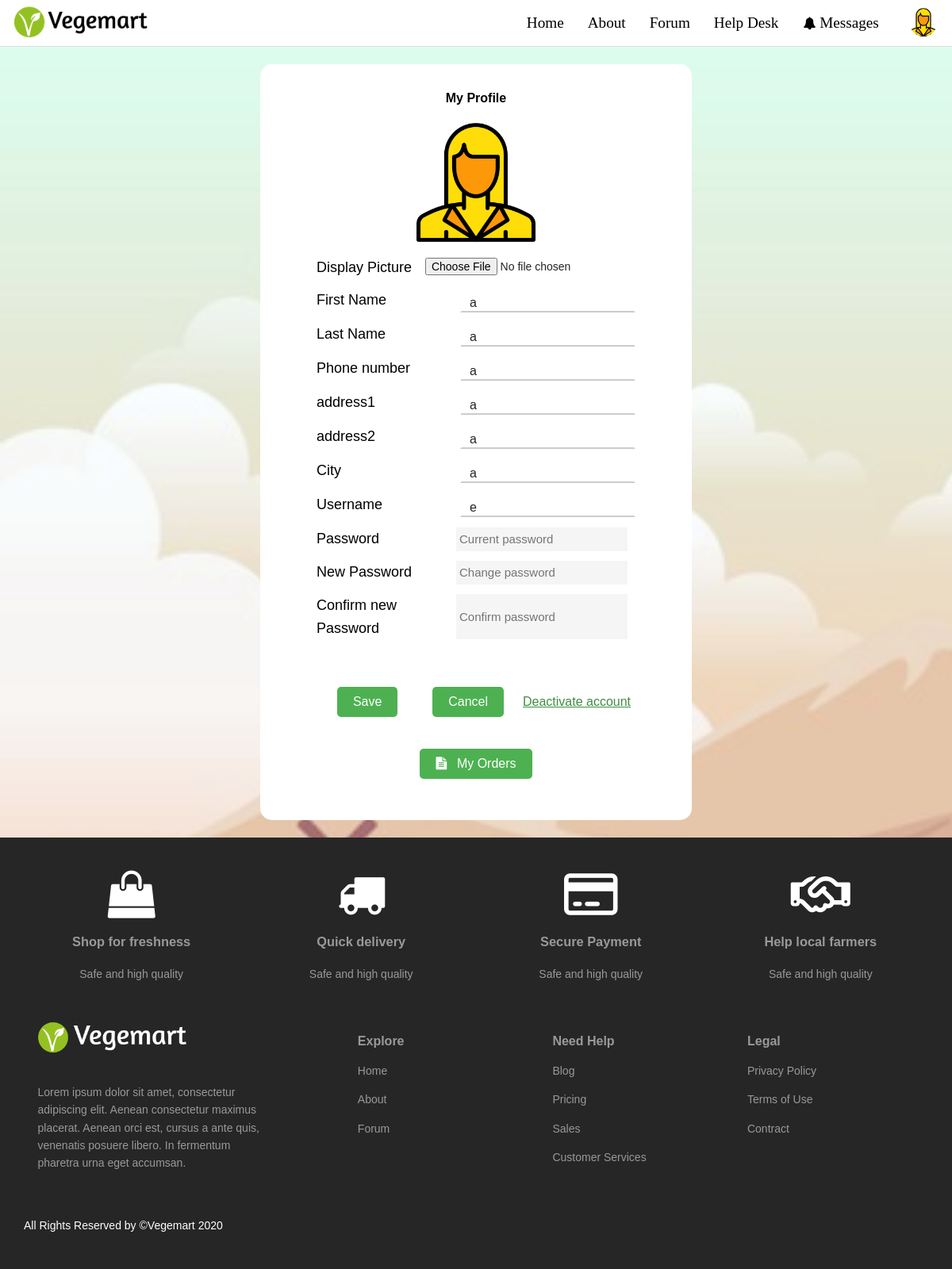
/public/buyer_profile_edit.php (signed in), run on the app's committed database.
### tables this page shows
CREATE TABLE `client` (
  `id` int(10) NOT NULL,
  `fName` varchar(50) NOT NULL,
  `lName` varchar(50) NOT NULL,
  `phoneNum` varchar(10) NOT NULL,
  `address1` varchar(20) NOT NULL,
  `address2` varchar(50) NOT NULL,
  `city` text NOT NULL,
  `profilePic` text NOT NULL,
  `username` varchar(50) NOT NULL
);

### public/buyer_profile_details.php (the view, shortened to what this page needs)
<html lang="en">
<head>
</head>
<body>
    <div class="row">
        <div class="columns group">
            <div class="column is-6 pl-1 pr-1">
                <div class="row">
                    <div class="updateForm">
                        <h2>My Profile</h2>
                        <form id="UpdateProduct" action="buyer_profile_edit_submit.php" method="post" enctype="multipart/form-data">
                        <div class="columns group">
                            <div class="column is-10">
                                <div class="image-row">
                                    <img class="user-img" src= "./images/users/<?php echo $row['profilePic']?>">
                                </div>
                                <div class="input-row">
                                    <label>Display Picture</label>
                                    <input class="image-input" type="file" id="profilePic" name="profilePic"/>
                                </div>
                                <div class="input-row">
                                    <label>First Name</label>
                                    <input class="input-box" type="text" name="editFName" placeholder="Edit first name" value="<?php echo $row['fName']?>" required>
                                </div>
                                <div class="input-row">
                                    <label>Last Name</label>
                                    <input class="input-box" type="text" name="editLName" placeholder="Edit last name" value="<?php echo $row['lName']?>" required>
                                </div>
                                <div class="input-row">
                                    <label>Phone number</label>
                                    <input class="input-box" type="text" name="editPhoneNum" placeholder="Edit contact number" value="<?php echo $row['phoneNum']?>" required>
                                </div>
                                <div class="input-row">
                                    <label>address1</label>
                                    <input class="input-box" type="text" name="editAddress1" placeholder="Address line 1" value="<?php echo $row['address1']?>" required>
                                </div>
                                <div class="input-row">
                                    <label>address2</label>
                                    <input class="input-box" type="text" name="editAddress2" placeholder="Address line 2" value="<?php echo $row['address2']?>" required>
                                </div>
                                <div class="input-row">
                                    <label>City</label>
                                    <input class="input-box" type="text" name="editCity" placeholder="Edit city" value="<?php echo $row['city']?>" required>
                                </div>
                                <div class="input-row">
                                    <label>Username</label>
                                    <input class="input-box" type="text" name="editUsername" placeholder="Edit username" value="<?php echo $row['username']?>" required>
                                </div>
                                <div class="input-row">
                                    <label> Password</label>
                                    <input class="input-box" type="password" name="Password" placeholder="Current password" required>
                                </div>
                                <div class="input-row">
                                    <label> New Password</label>
                                    <input class="input-box" type="password" name="editPassword" id="new_password" onkeyup="check()" placeholder="Change password">
                                </div>
                                <div class="input-row">
                                    <label>Confirm new Password</label>
                                    <input class="input-box" type="password" name="editConfirmPassword" id="confirm_new_password" onkeyup="check()" placeholder="Confirm password">
                                </div>
                                <span id="message"></span>
                                </div>
                                </div>
                                    <div class="row">
                                        <input class="form-button"  type="submit" name="submit" value="Save">
                                        <input class="form-button" type="button" name="cancel" onclick="window.location.replace('index.php')" value="Cancel">
                                        <a style="color:#3e8e41; font-size:16px; margin-top:10%;" href="#">Deactivate account</a>
                                        </div>
                                        <div class>
                                            <button class="form-button" onClick="location.href='http://localhost/vegemart/public/buyer_my_orders.php';"><i class="fa fa-file-text mr-1"></i>My Orders</button>
                                        </div>
                                    </form>
                                    </div>
                                </div>
                            </div>
                        </div>
                    </div>
</body>
</html>

### public/includes/nav.php (shortened to what this page needs)
<?php
    include ('../config/dbconfig.php');
?>
<!DOCTYPE html>
<html lang="en">
    <head>
        <link href="https://cdnjs.cloudflare.com/ajax/libs/font-awesome/5.12.0-2/css/all.min.css" rel="stylesheet">
    </head>
    <body>
        <header class="header">
            <a href="./index.php"><img class="logopic" src="http://localhost/vegemart/public/images/logob.png"></a>
            <ul class="main-nav">
                <li><a href="http://localhost/vegemart/public/index.php">Home</a></li>
                <li><a href="#">About</a></li>
                <li><a href="http://localhost/vegemart/public/forum.php">Forum</a></li>
                <li><a href="http://localhost/vegemart/public/help_desk">Help Desk</a></li>
                <?php
                    if(isset($_SESSION["loggedInUserID"])||isset($_SESSION["loggedInSellerID"])){
                        if (isset($_SESSION["loggedInUserID"])) {
                            $userID = $_SESSION["loggedInUserID"];
                        }
                        elseif (isset($_SESSION["loggedInSellerID"])) {
                            $userID = $_SESSION["loggedInSellerID"];
                        }
                        $retrieveInfo =  "SELECT * FROM client WHERE id='$userID';";
                        $resultInfo = mysqli_query($con, $retrieveInfo);
                        while($rowUser  = mysqli_fetch_assoc($resultInfo)){
                            echo "
                        <li>
                        <div class=\"nav-dropdown\">
                        <i class=\"fa fa-bell\" style=\"font-size:16px; color:black; margin-left:1em; margin-right:0; padding-right:0;\"></i><button onclick=\"dropFunc()\" class=\"notifbtn\">Messages</button>
                            <div id=\"notifDrop\" class=\"dropdown-content\">
                                <a href=\"#home\">You have a message from Nimal Bandara</a>
                            </div>
                        </div>
                        </li>
                        <li>
                        <div class=\"nav-dropdown\">
                            <img class=\"dp\" src=\"http://localhost/vegemart/public/images/users/{$rowUser['profilePic']}\" alt=\"Avatar\">
                            <div class=\"dropdown-content\">
                                <a href=\"http://localhost/vegemart/public/seller/seller_profile_edit.php\">View Profile</a>
                                <a href=\"http://localhost/vegemart/src/logout.php\">Logout</a>
                            </div>
                        </div>
                        </li>";
                    }
                }
                else{
                    echo"<li><button class=\"loginbtn\" onClick=\"location.href='http://localhost/vegemart/public/login.php';\">Login</button><li>";
                }
            ?>
            </ul>
        </header>
    </body>
</html>

### src/buyer_profile_details.php (shortened to what this page needs)
<?php
    include ('../config/dbconfig.php');
    $userID = $_SESSION["loggedInUserID"];
    $selectusers = "SELECT * FROM client WHERE id='$userID'";
    $userquery = mysqli_query($con,$selectusers);
    while($row = mysqli_fetch_assoc($userquery)){
        include ('../public/buyer_profile_details.php');
    }
?>

### public/css/profile-edit.css (style rules this page uses)
body { background-image: url('../images/bg1.png'); background-size: cover; }
h1,h2,h3,h4,h5,h6,p { flex-wrap: wrap; }
label { text-align: left; flex: 1 0 100px; font-size: 18px; }
.updateForm { background-color: #fff; border-radius: 15px; padding: 1rem; margin: 10px; align-self: center; }
.input-row { display: flex; flex-wrap: wrap; margin: 12px; text-align: left; }
.input-box { display: flex; flex: 1 0 150px; flex-wrap: wrap; font-size: 15px; margin: 0px 10px; min-height: 30px; color: #232523; background-color: whitesmoke; border-color: transparent; }
.image-input { display: flex; margin-left:12px; align-self: center; font-size: 14px; min-height: 25px; color: #232523; background-color:transparent; border-color: transparent; }
.user-img { max-height: 150px; text-align: center; }
.updateForm .form-button { display: inline-flex; justify-content: center; flex-wrap: wrap; white-space: nowrap; margin: 20px; border: none; outline: none; background:#4db151;; padding: 10px 20px; cursor: pointer; border-radius: 5px; color: #fff; font-size: 1rem; }
span { font-size: 14px; padding: 5px; }

### public/css/style.css (style rules this page uses)
.mr-1 { margin-right: 0.8rem !important; }
.pl-1 { padding-left: 0.8rem !important; }
.pr-1 { padding-right: 0.8rem !important; }
.columns { clear: both; padding: 0px; margin: 0px; }
.column { display: block; float: left; margin: 1% 0 1% 1.6%; text-align: center !important; border-radius: 10px; }
.group:before, .group:after { content: ""; display: table; }
.group:after { clear: both; }
.group { zoom: 1; }
.is-10 { width: 83.06%; }
.is-6 { width: 49.2%; }

### public/css/footer.css (style rules this page uses)
*,*:before,*:after { box-sizing: border-box; }
body { font-family: sans-serif; margin: 0; display: grid; font-size: 14px; }
h2 { font-weight: 600; font-size: 16px; }

### public/includes/nav.php (style rules this page uses)
* { box-sizing: border-box; }
body { line-height: 1.6; margin: 0; min-height: 90vh; max-width:100; }
ul { margin: 0; padding: 0; color:black; list-style: none; }
.header { display:flex; position: -webkit-sticky; position: sticky; top: 0; z-index: 4; padding: 5px 1.5%; border-bottom: 1px solid #D7DBDD; width: 100%; background-color: white; }
.logopic { margin:auto; margin-top:2px; padding-bottom:0; margin-bottom:0; cursor: pointer; max-height:40px; }
input[type=text] { width: 160px; max-height: 30px; box-sizing: border-box; border-color: transparent; border-bottom: 2px solid #ccc; margin-bottom: 1px; margin-right:0; font-size: 16px; background-color: white; background-image: url('searchicon.png'); background-position: 10px 0px; background-repeat: no-repeat; padding: 12px 20px 5px 10px; -webkit-transition: width 0.4s ease-in-out; transition: width 0.4s ease-in-out; }
.main-nav a { text-decoration: none; display: block; padding: 0px 15px; margin:auto; text-align: center; color:black; font-family: Candara; font-weight:500; font-size: 1.2rem; }
button > i { color: white !important; }
.notifbtn { background-color: transparent; border-color: transparent; margin:0 1em 0 1px; padding: 0.4em 1em 0.4em 0.2em; font-family: Candara; font-size: 1.2rem; border: none; cursor: pointer; color:black; }
.dp { border-radius: 100%; max-height: 40px; cursor:pointer; padding: 0.3em 0 0 0; margin:0; }
.nav-dropdown { position: relative; display: inline-block; }
@media (min-width: 769px) { .header, .main-nav { display: flex; align-items:center; } }
@media (min-width: 1025px) { .header { flex-direction: row; justify-content: space-between; } }

### data on the page
client: profilePic (placeholder picture), editFName "a", editLName "a", editPhoneNum "a", editAddress1 "a", editAddress2 "a", editCity "a", editUsername "e"
